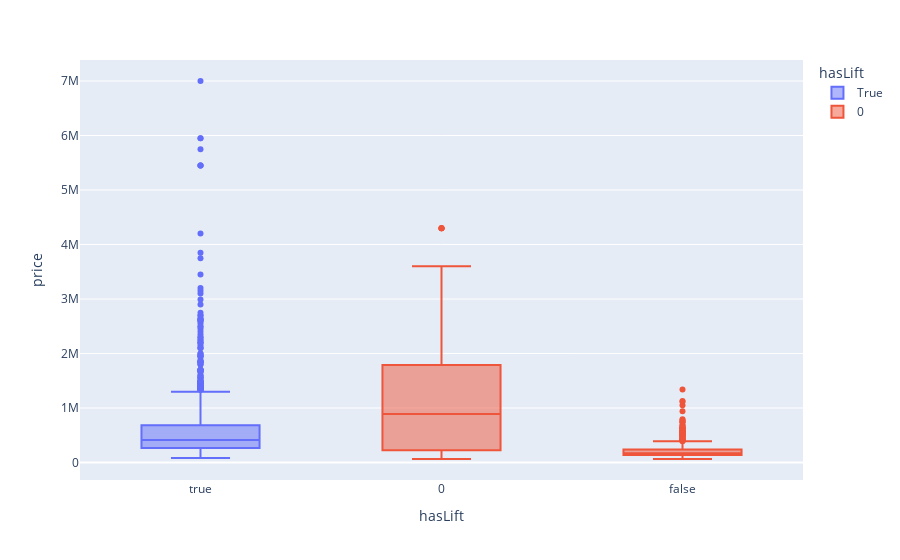

The cell this chart's notebook holds for it:
### Markdown cell above
### Viviendas con ascensor</span></b>
<a id="3.4"></a>

### Code cell
import plotly.express as px
fig = px.box(df, x="hasLift", y="price",color="hasLift")
fig.show()

### Figure 1 — Plotly figure (JSON) as saved in the notebook; plotly's stock layout.template omitted (floating-point values rounded to 4 significant figures; data arrays with more than 128 entries replaced by an {"elided": "..."} marker saying what was removed)
{"data": [{"alignmentgroup": "True", "hovertemplate": "hasLift=%{x}<br>price=%{y}<extra></extra>", "legendgroup": "True", "marker": {"color": "#636efa"}, "name": "True", "notched": false, "offsetgroup": "True", "orientation": "v", "showlegend": true, "type": "box", "x": {"elided": "1566 bool values"}, "x0": " ", "xaxis": "x", "y": {"elided": "1566 int values"}, "y0": " ", "yaxis": "y"}, {"alignmentgroup": "True", "hovertemplate": "hasLift=%{x}<br>price=%{y}<extra></extra>", "legendgroup": "0", "marker": {"color": "#EF553B"}, "name": "0", "notched": false, "offsetgroup": "0", "orientation": "v", "showlegend": true, "type": "box", "x": {"elided": "688 mixed values"}, "x0": " ", "xaxis": "x", "y": {"elided": "688 int values"}, "y0": " ", "yaxis": "y"}], "layout": {"boxmode": "overlay", "legend": {"title": {"text": "hasLift"}, "tracegroupgap": 0}, "margin": {"t": 60}, "xaxis": {"anchor": "y", "categoryarray": [true, 0], "categoryorder": "array", "domain": [0, 1], "title": {"text": "hasLift"}}, "yaxis": {"anchor": "x", "domain": [0, 1], "title": {"text": "price"}}}}
